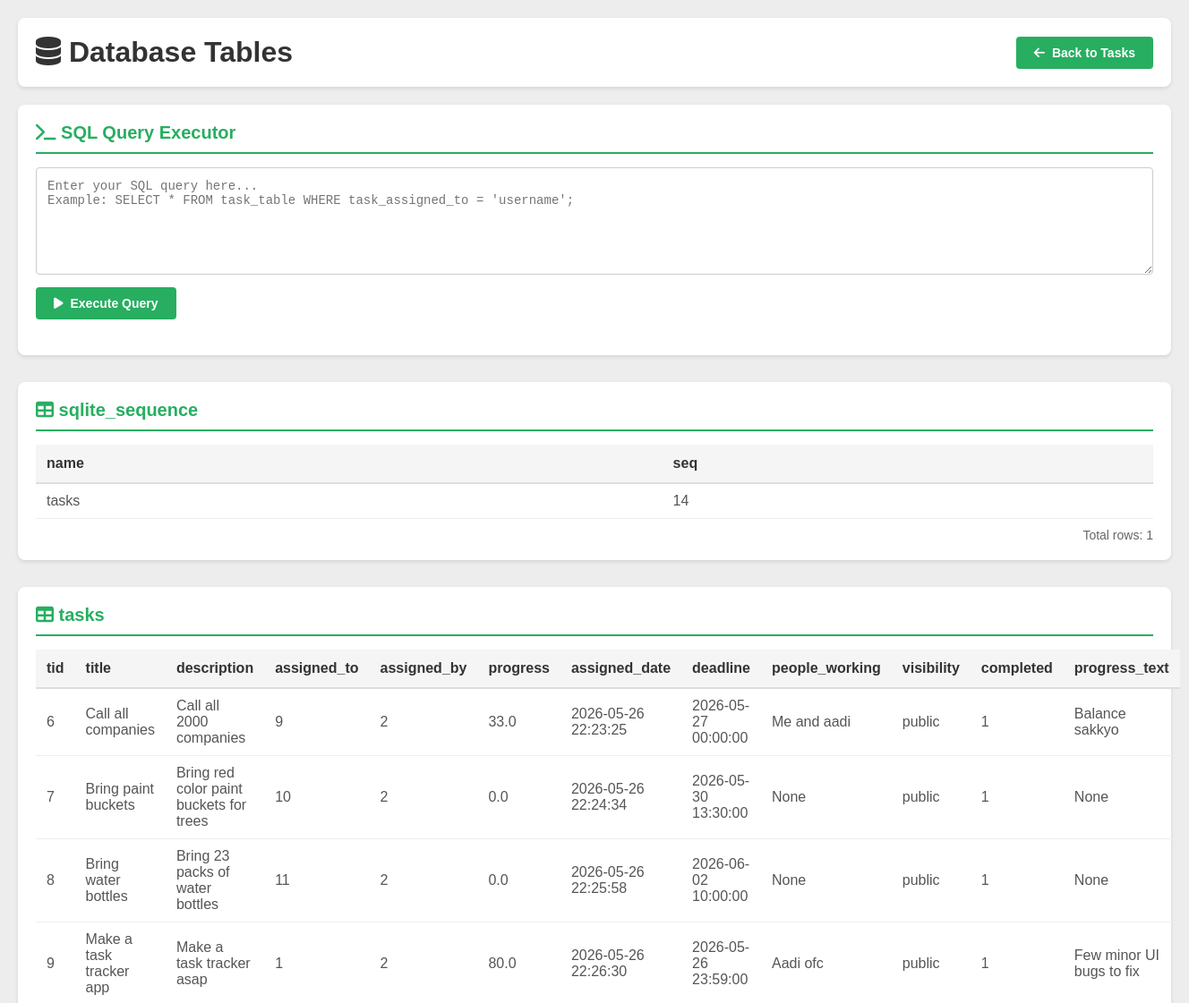
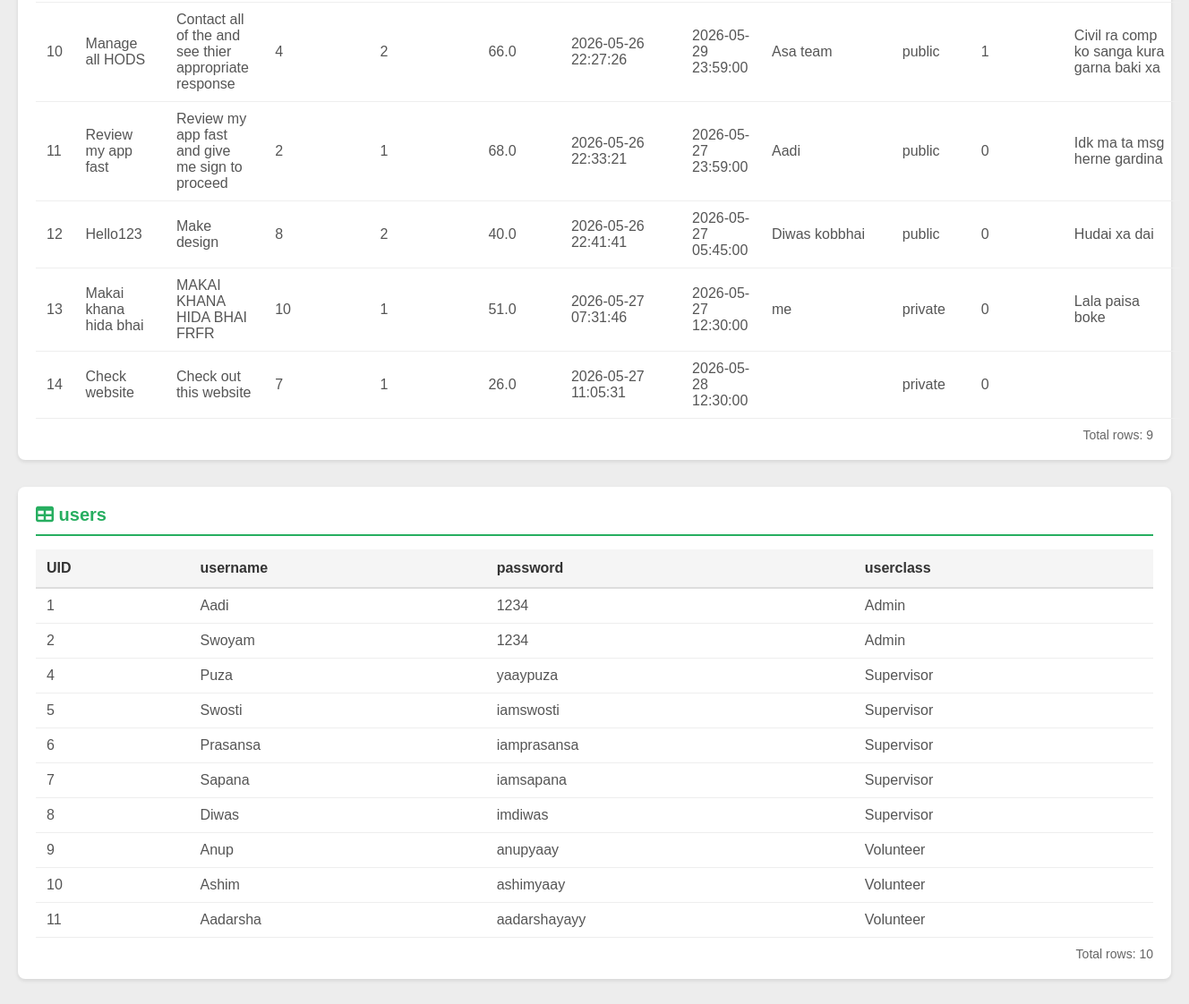
/tables (signed in), run on the app's committed database (2 pictures, top to bottom).
### tables this page shows
CREATE TABLE tasks(
    tid INTEGER PRIMARY KEY AUTOINCREMENT,
    title TEXT NOT NULL,
    description TEXT NOT NULL,
    assigned_to INTEGER NOT NULL,
    assigned_by INTEGER NOT NULL,
    progress REAL NOT NULL DEFAULT 0,
    assigned_date TEXT NOT NULL,
    deadline TEXT NOT NULL,
    people_working TEXT,
    visibility TEXT NOT NULL DEFAULT 'public',
    completed INTEGER NOT NULL DEFAULT 0,
    progress_text TEXT,
    FOREIGN KEY (assigned_to) REFERENCES users(UID),
    FOREIGN KEY (assigned_by) REFERENCES users(UID)
);

CREATE TABLE users(
UID INTEGER PRIMARY KEY,
username TEXT NOT NULL,
password TEXT NOT NULL,
userclass TEXT NOT NULL
);

### tables.py (the view)
@tables_bp.route('/tables')
def show_tables():
    if session.get('userrole') != "Admin":
        return redirect("/")
    conn = connectDB()
    cur = conn.cursor()
    cur.execute("SELECT name FROM sqlite_master WHERE type='table' ORDER BY name")
    table_names = [row[0] for row in cur.fetchall()]
    tables_data = {}
    for table_name in table_names:
        cur.execute(f"SELECT * FROM {table_name}")
        columns = [description[0] for description in cur.description]
        rows = cur.fetchall()
        tables_data[table_name] = {
            'columns': columns,
            'rows': rows
        }
    conn.close()
    return render_template('tables.html', tables_data=tables_data)

### tables.py (called while the page is built)
def connectDB():
    conn = sqlite3.connect('app.db')
    if conn:
        return conn
    else:
        return -1

### templates/tables.html (shortened to what this page needs)
<!DOCTYPE html>
<html lang="en">
<head>
    <link rel="stylesheet" href="https://cdnjs.cloudflare.com/ajax/libs/font-awesome/6.4.0/css/all.min.css">
</head>
<body>
    <div class="navbar">
        <h1><i class="fas fa-database"></i> Database Tables</h1>
        <a href="{{url_for('getMainPage')}}" class="back-btn">
            <i class="fas fa-arrow-left"></i> Back to Tasks
        </a>
    </div>
    <div class="sql-executor">
        <div class="table-title">
            <i class="fas fa-terminal"></i> SQL Query Executor
        </div>
        <textarea id="sqlQuery" placeholder="Enter your SQL query here...&#10;Example: SELECT * FROM task_table WHERE task_assigned_to = 'username';"></textarea>
        <button class="execute-btn" onclick="executeSQL()">
            <i class="fas fa-play"></i> Execute Query
        </button>
    </div>
    {% for table_name, table_info in tables_data.items() %}
    <div class="table-container">
        <div class="table-title">
            <i class="fas fa-table"></i> {{ table_name }}
        </div>
        {% if table_info.rows %}
        <table>
            <thead>
                <tr>
                    {% for column in table_info.columns %}
                    <th>{{ column }}</th>
                    {% endfor %}
                </tr>
            </thead>
            <tbody>
                {% for row in table_info.rows %}
                <tr>
                    {% for cell in row %}
                    <td>{{ cell }}</td>
                    {% endfor %}
                </tr>
                {% endfor %}
            </tbody>
        </table>
        <div class="row-count">Total rows: {{ table_info.rows|length }}</div>
        {% else %}
        <div class="empty-message">No data in this table</div>
        {% endif %}
    </div>
    {% endfor %}
</body>
</html>

### templates/tables.html (style rules this page uses)
* { margin: 0; padding: 0; box-sizing: border-box; font-family: Arial, Helvetica, sans-serif; }
body { background-color: #EDEDED; padding: 20px; }
.navbar { background-color: white; padding: 20px; margin-bottom: 20px; border-radius: 8px; box-shadow: 0 2px 4px rgba(0, 0, 0, 0.1); display: flex; justify-content: space-between; align-items: center; }
.navbar h1 { color: #333; }
.back-btn { background-color: #27ae60; color: white; padding: 10px 20px; border: none; border-radius: 4px; cursor: pointer; text-decoration: none; display: inline-flex; align-items: center; gap: 8px; font-size: 14px; font-weight: 600; transition: background-color 0.2s ease; }
.table-container { background-color: white; border-radius: 8px; padding: 20px; margin-bottom: 30px; box-shadow: 0 2px 4px rgba(0, 0, 0, 0.1); }
.table-title { font-size: 20px; font-weight: bold; color: #27ae60; margin-bottom: 15px; padding-bottom: 10px; border-bottom: 2px solid #27ae60; }
table { width: 100%; border-collapse: collapse; margin-top: 10px; }
th { background-color: #f5f5f5; color: #333; font-weight: 600; padding: 12px; text-align: left; border-bottom: 2px solid #ddd; }
td { padding: 10px 12px; border-bottom: 1px solid #eee; color: #555; }
.row-count { color: #666; font-size: 14px; margin-top: 10px; text-align: right; }
.sql-executor { background-color: white; border-radius: 8px; padding: 20px; margin-bottom: 30px; box-shadow: 0 2px 4px rgba(0, 0, 0, 0.1); }
.sql-executor textarea { width: 100%; min-height: 120px; padding: 12px; border: 1px solid #ccc; border-radius: 4px; font-family: 'Courier New', monospace; font-size: 14px; resize: vertical; margin-bottom: 10px; }
.execute-btn { background-color: #27ae60; color: white; padding: 10px 20px; border: none; border-radius: 4px; cursor: pointer; font-size: 14px; font-weight: 600; transition: background-color 0.2s ease; display: inline-flex; align-items: center; gap: 8px; }

### data on the page
tasks: row "6" "9" "2" "1", title "Call all companies", description "Call all 2000 companies", progress "33.0", assigned_date "2026-05-26 22:23:25", deadline "2026-05-27 00:00:00", people_working "Me and aadi", visibility "public", progress_text "Balance sakkyo"
tasks: row "7" "10" "2" "None" "1" "None", title "Bring paint buckets", description "Bring red color paint buckets for trees", progress "0.0", assigned_date "2026-05-26 22:24:34", deadline "2026-05-30 13:30:00", visibility "public"
tasks: row "8" "11" "2" "None" "1" "None", title "Bring water bottles", description "Bring 23 packs of water bottles", progress "0.0", assigned_date "2026-05-26 22:25:58", deadline "2026-06-02 10:00:00", visibility "public"
tasks: row "9" "1" "2" "1", title "Make a task tracker app", description "Make a task tracker asap", progress "80.0", assigned_date "2026-05-26 22:26:30", deadline "2026-05-26 23:59:00", people_working "Aadi ofc", visibility "public", progress_text "Few minor UI bugs to fix"
tasks: row "10" "4" "2" "1", title "Manage all HODS", description "Contact all of the and see thier appropriate response", progress "66.0", assigned_date "2026-05-26 22:27:26", deadline "2026-05-29 23:59:00", people_working "Asa team", visibility "public", progress_text "Civil ra comp ko sanga kura garna baki xa"
tasks: row "11" "2" "1" "0", title "Review my app fast", description "Review my app fast and give me sign to proceed", progress "68.0", assigned_date "2026-05-26 22:33:21", deadline "2026-05-27 23:59:00", people_working "Aadi", visibility "public", progress_text "Idk ma ta msg herne gardina"
tasks: row "12" "8" "2" "0", title "Hello123", description "Make design", progress "40.0", assigned_date "2026-05-26 22:41:41", deadline "2026-05-27 05:45:00", people_working "Diwas kobbhai", visibility "public", progress_text "Hudai xa dai"
tasks: row "13" "10" "1" "0", title "Makai khana hida bhai", description "MAKAI KHANA HIDA BHAI FRFR", progress "51.0", assigned_date "2026-05-27 07:31:46", deadline "2026-05-27 12:30:00", people_working "me", visibility "private", progress_text "Lala paisa boke"
tasks: row "14" "7" "1" "0", title "Check website", description "Check out this website", progress "26.0", assigned_date "2026-05-27 11:05:31", deadline "2026-05-28 12:30:00", visibility "private"
users: row "1", username "Aadi", password "1234", userclass "Admin"
users: row "2", username "Swoyam", password "1234", userclass "Admin"
users: row "4", username "Puza", password "yaaypuza", userclass "Supervisor"
users: row "5", username "Swosti", password "iamswosti", userclass "Supervisor"
users: row "6", username "Prasansa", password "iamprasansa", userclass "Supervisor"
users: row "7", username "Sapana", password "iamsapana", userclass "Supervisor"
users: row "8", username "Diwas", password "imdiwas", userclass "Supervisor"
users: row "9", username "Anup", password "anupyaay", userclass "Volunteer"
users: row "10", username "Ashim", password "ashimyaay", userclass "Volunteer"
users: row "11", username "Aadarsha", password "aadarshayayy", userclass "Volunteer"

### other printed values
{{ table_name }} "sqlite_sequence" "tasks" "users"
{{ column }} "name" "seq" "tid" "title" "description" "assigned_to" "assigned_by" "progress" "assigned_date" "deadline" "people_working" "visibility" "completed" "progress_text" "UID" "username" "password" "userclass"
{{ cell }} "tasks" "14"
{{ table_info.rows|length }} "1" "9" "10"
